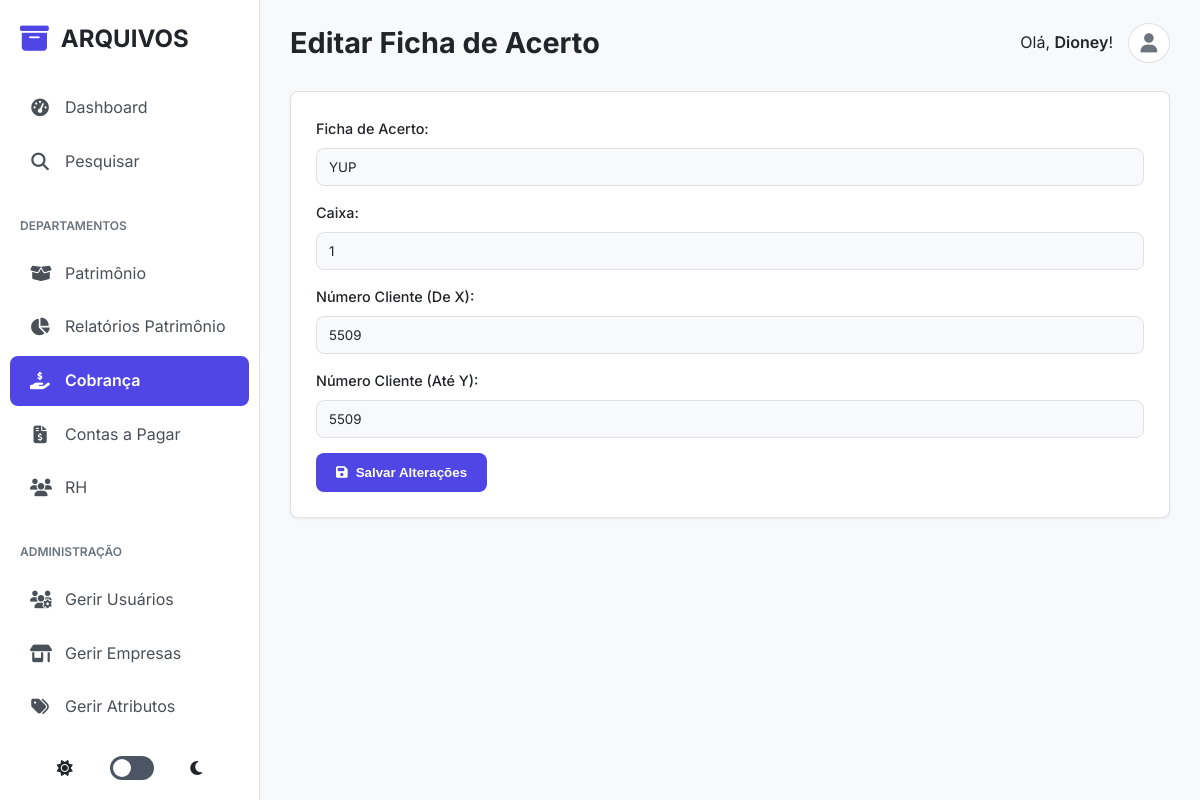
The app's page /cobranca/fichas_acerto/edit/1 (signed in) with its own data.
### tables this page shows
CREATE TABLE cobranca_fichas_acerto (
            id INTEGER PRIMARY KEY AUTOINCREMENT,
            ficha_acerto TEXT NOT NULL,
            caixa TEXT NOT NULL,
            range_cliente_inicio INTEGER NOT NULL,
            range_cliente_fim INTEGER NOT NULL,
            store_id INTEGER, order_position INTEGER NOT NULL DEFAULT 0,
            FOREIGN KEY (store_id) REFERENCES stores(id)
        );

### app.py (the view, shortened to what this page needs)
@app.route('/cobranca/fichas_acerto/edit/<int:item_id>', methods=['GET', 'POST'])
@login_required
@role_required(['super_admin', 'admin_cobranca'])
def cobranca_fichas_acerto_edit(item_id):
    db = get_db()
    item = db.execute("SELECT * FROM cobranca_fichas_acerto WHERE id = ?", (item_id,)).fetchone()
    if not item or (session['role'] != 'super_admin' and item['store_id'] != session.get('store_id')):
        flash('Ficha de Acerto não encontrada ou sem permissão.', 'danger')
        return redirect(url_for('cobranca_dashboard'))
    return render_template('cobranca/cobranca_fichas_acerto_edit.html', item=item)

### app.py (called while the page is built)
@app.before_request
def log_request_info():
    print(f"\n>>> REQUISIÇÃO RECEBIDA: {request.method} {request.path}")
    print(f">>> Cabeçalho 'Cookie': {request.headers.get('Cookie')}")
    print(f">>> Sessão no início da requisição: {dict(session)}")

def login_required(f):
    @wraps(f)
    def decorated_function(*args, **kwargs):
        print(f"--- Verificando @login_required para a rota: '{request.endpoint}'")
        if 'logged_in' not in session:
            print(f"--- FALHA em @login_required. Sessão atual: {dict(session)}")
            flash('Você precisa fazer login para acessar esta página.', 'danger')
            return redirect(url_for('admin_login'))
        print(f"--- SUCESSO em @login_required. Usuário '{session.get('username')}' está logado.")
        return f(*args, **kwargs)
    return decorated_function

def role_required(allowed_roles):
    def decorator(f):
        @wraps(f)
        def decorated_function(*args, **kwargs):
            if not session.get('logged_in') or session.get('role') not in allowed_roles:
                if is_ajax_request():
                    return jsonify({'status': 'error', 'message': 'Você não tem permissão para esta ação.'}), 403
                log_action('acesso_negado', target_name=request.path)
                flash('Você não tem permissão para acessar esta página.', 'danger')
                return redirect(url_for('admin_dashboard'))
            return f(*args, **kwargs)
        return decorated_function
    return decorator

### database.py (called while the page is built)
def get_db():
    if 'db' not in g:
        g.db = sqlite3.connect(DATABASE)
        g.db.row_factory = sqlite3.Row
    return g.db

### templates/cobranca/cobranca_fichas_acerto_edit.html (shortened to what this page needs)
{% extends "base.html" %}
{% block page_title %}Editar Ficha de Acerto{% endblock %}
{% block content %}
<div class="card">
    <form action="{{ url_for('cobranca_fichas_acerto_edit', item_id=item.id) }}" method="POST">
        <label for="ficha_acerto">Ficha de Acerto:</label>
        <input type="text" id="ficha_acerto" name="ficha_acerto" value="{{ item.ficha_acerto }}" required>
        <label for="caixa">Caixa:</label>
        <input type="text" id="caixa" name="caixa" value="{{ item.caixa }}" required>
        <label for="range_cliente_inicio">Número Cliente (De X):</label>
        <input type="number" id="range_cliente_inicio" name="range_cliente_inicio" value="{{ item.range_cliente_inicio }}" required>
        <label for="range_cliente_fim">Número Cliente (Até Y):</label>
        <input type="number" id="range_cliente_fim" name="range_cliente_fim" value="{{ item.range_cliente_fim }}" required>
        <button type="submit"><i class="fas fa-save"></i> Salvar Alterações</button>
    </form>
</div>
{% endblock %}

### static/css/style.css (style rules this page uses)
:root { --font-family: 'Inter', sans-serif; --transition-fast: 0.2s ease; --border-radius-md: 8px; --shadow-sm: 0 1px 3px rgba(0,0,0,0.05), 0 1px 2px rgba(0,0,0,0.02); --shadow-md: 0 4px 6px -1px rgba(0,0,0,0.1), 0 2px 4px -1px rgba(0,0,0,0.06); }
[data-theme="light"] { --bg-primary: #f8f9fa; --bg-secondary: #ffffff; --bg-sidebar: #ffffff; --text-primary: #212529; --text-secondary: #6c757d; --text-on-sidebar: #495057; --border-color: #dee2e6; --color-primary: #4f46e5; --color-primary-hover: #4338ca; --bg-hover-link: #f1f3f5; --bg-active-link: #eef2ff; --color-success: #16a34a; --color-danger: #dc2626; --color-warning: #f59e0b; }
* { box-sizing: border-box; margin: 0; padding: 0; }
body { font-family: var(--font-family); background-color: var(--bg-primary); color: var(--text-primary); line-height: 1.6; font-size: 16px; }
.card { background-color: var(--bg-secondary); border-radius: var(--border-radius-md); padding: 25px; margin-bottom: 25px; box-shadow: var(--shadow-sm); border: 1px solid var(--border-color); }
form label { font-weight: 500; font-size: 0.9rem; margin-bottom: 8px; display: block; }
form input, form select, form textarea { width: 100%; padding: 10px 12px; border: 1px solid var(--border-color); background-color: var(--bg-primary); color: var(--text-primary); border-radius: var(--border-radius-md); font-family: var(--font-family); transition: border-color var(--transition-fast), box-shadow var(--transition-fast); }
form input, form select { margin-bottom: 15px; }
button, .button-primary { background-color: var(--color-primary); color: #fff; padding: 12px 20px; border: none; border-radius: var(--border-radius-md); cursor: pointer; font-weight: 600; text-decoration: none; display: inline-flex; align-items: center; gap: 8px; transition: background-color var(--transition-fast); }

### records on screen
cobranca_fichas_acerto: ficha_acerto "YUP", caixa "1", range_cliente_inicio "5509", range_cliente_fim "5509"

### other values on screen
{{ session.username }} "Dioney"
